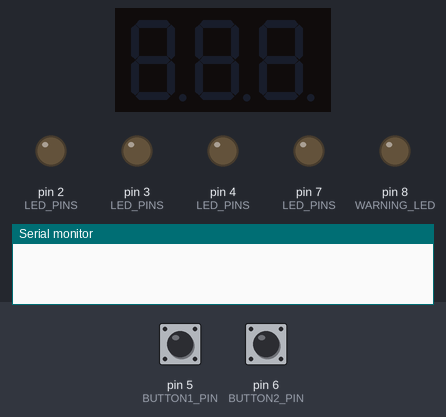
A program run on a simulated Arduino Uno, built with avr-gcc and run on an emulated ATmega328P. Parts: 3-digit seven-segment display, output pins drawn as LEDs (lit = HIGH), the last lines printed to the serial monitor. Inputs (shaded band) come from the test bench; at power-on: pin 6 (BUTTON2_PIN) HIGH, pin 5 (BUTTON1_PIN) HIGH.

Above: at 2.2 s.
2.3 s: pin 6 (BUTTON2_PIN) pulled LOW for 0.15 s
At 3.2 s:
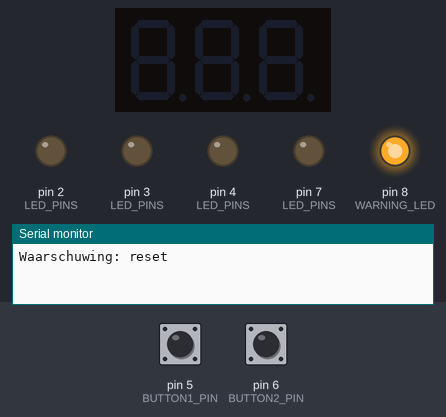
3.9 s: pin 5 (BUTTON1_PIN) pulled LOW for 0.15 s
At 4.4 s:
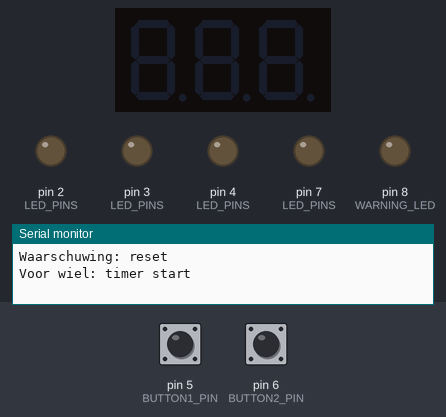
5.5 s: pin 6 (BUTTON2_PIN) pulled LOW for 1 s
At 6.8 s:
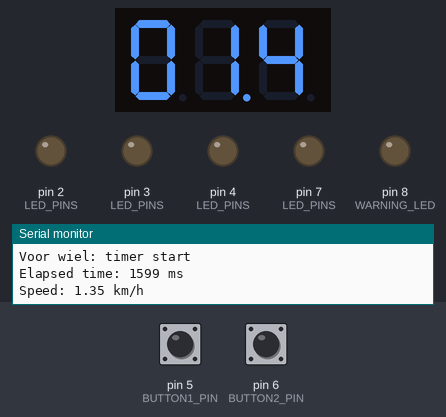
8.0 s: pin 5 (BUTTON1_PIN) pulled LOW for 1 s
At 8.7 s:
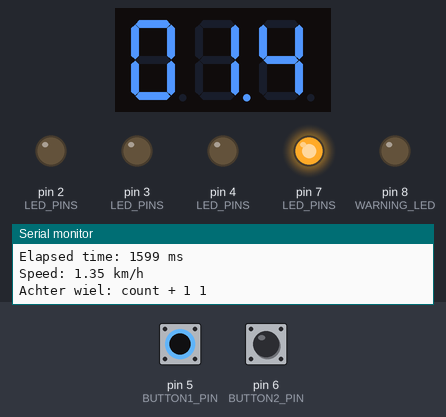
10.5 s: pin 6 (BUTTON2_PIN) pulsed LOW 2 times (0.12 s each, 0.3 s apart)
At 12.0 s:
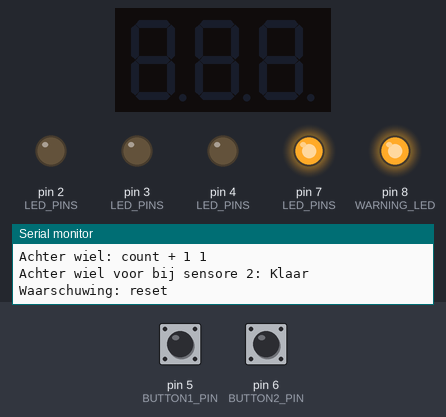
Timing chart, 0 to 13.5 s (numbered marks = the images above; inputs shaded):
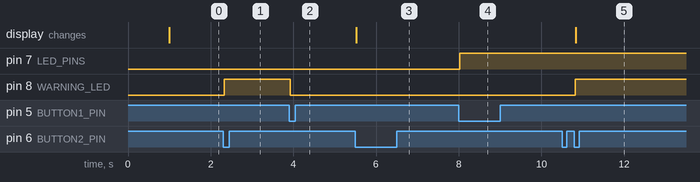

Measured:
- after the input at 2.3 s, pin 8 (WARNING_LED): LOW → HIGH at once
- after the input at 3.9 s, pin 8 (WARNING_LED): HIGH → LOW at once
- after the input at 5.5 s, the display: changes at once (image 3)
- after the input at 8.0 s, pin 7 (LED_PINS): LOW → HIGH at once
- after the input at 10.5 s, pin 8 (WARNING_LED): LOW → HIGH after 0.33 s; the display: changes after 0.33 s (image 5)

The program:

main.cpp
```cpp
#include <Arduino.h>
#include <SevSeg.h>

SevSeg sevseg;

// pins
const int WARNING_LED = 8;
const int LED1 = 7;
const int LED2 = 2;
const int LED3 = 3;
const int LED4 = 4;
const int LED_PINS[] = {LED1, LED2, LED3, LED4};
const int BUTTON1_PIN = 5;   // slang 1
const int BUTTON2_PIN = 6;   // slang 2


// Alle states van het proces:
// 0 = wachten op het voorwiel bij knop 1
// 1 = tijd loopt, wachten op knop 2
// 2 = snelheid bekend, wachten op het achterwiel bij knop 1
// 3 = auto geteld, wachten op het achterwiel bij knop 2
int step = 0;
int carCount = 0;
unsigned long startTime = 0;

int lastButton1Reading = HIGH;
int button1State = HIGH;
unsigned long lastDebounceTime1 = 0;

int lastButton2Reading = HIGH;
int button2State = HIGH;
unsigned long lastDebounceTime2 = 0;

const unsigned long DEBOUNCE_DELAY = 25; // ms

const float DISTANCE = 0.6;    // meter tussen de twee sensoren
const float MIN_SPEED = 0.2;   // km/u
const float MAX_SPEED = 10;    // km/u

const float minSpeedMs = MIN_SPEED * 1000.0 / 3600.0;
const float maxTime = DISTANCE / minSpeedMs;          // 10.8 s

const float maxSpeedMs = MAX_SPEED * 1000.0 / 3600.0;
const float minTime = DISTANCE / maxSpeedMs;          // 0.216 s

const unsigned long maxTimeMs = (unsigned long)(maxTime * 1000.0);

void setup() {
    Serial.begin(9600);
    delay(1000);
    for (int i = 0; i < 4; i++) {
        pinMode(LED_PINS[i], OUTPUT);
    }
    pinMode(WARNING_LED, OUTPUT);
    pinMode(BUTTON1_PIN, INPUT_PULLUP);
    pinMode(BUTTON2_PIN, INPUT_PULLUP);

    byte digitPins[] = {A2, A3, A4};
    byte segmentPins[] = {9, 10, 11, 12, 13, A0, A1, A5};
    sevseg.begin(COMMON_CATHODE, 3, digitPins, segmentPins, true, false, true, false);
    sevseg.setBrightness(90);
    sevseg.blank();
}

// Zet het aantal auto's binair op de vier leds
void showCount(int count) {
    Serial.println(count);
    for (int i = 3; i >= 0; i--) {
        int bitValue = 1 << i;
        if (count & bitValue) {
            digitalWrite(LED_PINS[i], HIGH);
        } else {
            digitalWrite(LED_PINS[i], LOW);
        }
    }
    Serial.println();
}

// waarschuwing lampje aan, scherm leeg en opnieuw beginnen.
void triggerWarning() {
    digitalWrite(WARNING_LED, HIGH);
    sevseg.blank();
    step = 0;
    Serial.println("Waarschuwing: reset");
}

void calculateSpeed(unsigned long elapsedMs) {
    float time = elapsedMs / 1000.0;
    float speedKmh;

    if (time <= minTime) {
        speedKmh = MAX_SPEED;                  // te snel, we laten 10 km/u zien
    } else if (time >= maxTime) {
        digitalWrite(WARNING_LED, HIGH);       // te langzaam
        speedKmh = MIN_SPEED;
    } else {
        speedKmh = (DISTANCE / time) * 3.6;    // m/s omrekenen naar km/u
    }

    Serial.print("Elapsed time: ");
    Serial.print(elapsedMs);
    Serial.println(" ms");

    Serial.print("Speed: ");
    Serial.print(speedKmh, 2);
    Serial.println(" km/h");

    // Keer 10 en afronden, zodat er één cijfer achter de punt komt
    sevseg.setNumber((int)(speedKmh * 10 + 0.5), 1);
}

void loop() {
    unsigned long now = millis();
    int reading1 = digitalRead(BUTTON1_PIN);
    int reading2 = digitalRead(BUTTON2_PIN);

    // Knop 1
    if (reading1 != lastButton1Reading) {
        lastDebounceTime1 = now;
    }

    if ((now - lastDebounceTime1) > DEBOUNCE_DELAY) {
        if (reading1 != button1State) {
            button1State = reading1;

            if (button1State == LOW) {
                if (step == 0) {
                    // Voorwiel: tijd gaat lopen
                    digitalWrite(WARNING_LED, LOW);
                    startTime = now;
                    step = 1;
                    Serial.println("Voor wiel: timer start");
                    // leeg display
                    sevseg.blank();
                } else if (step == 2) {
                    carCount++;
                    if (carCount > 15) carCount = 0;
                    Serial.print("Achter wiel: count + 1 ");
                    showCount(carCount);
                    step = 3;
                }
            }
        }
    }

    // Duurt het te lang, dan laten we de laagste snelheid zien.
    // auto telt niet mee
    if (step == 1 && (now - startTime) >= maxTimeMs) {
        Serial.println("Timeout: te langzaam");
        calculateSpeed(maxTimeMs);
        triggerWarning();
    }

    // Knop 2
    if (reading2 != lastButton2Reading) {
        lastDebounceTime2 = now;
    }

    if ((now - lastDebounceTime2) > DEBOUNCE_DELAY) {
        if (reading2 != button2State) {
            button2State = reading2;

            if (button2State == LOW) {
                if (step == 1) {
                    // Tijd stoppen en snelheid uitrekenen
                    calculateSpeed(now - startTime);
                    step = 2;
                } else if (step == 3) {
                    // Achterwiel over knop 2: auto is voorbij, opnieuw beginnen
                    Serial.println("Achter wiel voor bij sensore 2: Klaar");
                    step = 0;
                } else {
                    // Knop 2 op het verkeerde moment
                    triggerWarning();
                }
            }
        }
    }

    lastButton1Reading = reading1;
    lastButton2Reading = reading2;
    sevseg.refreshDisplay();
}
```
